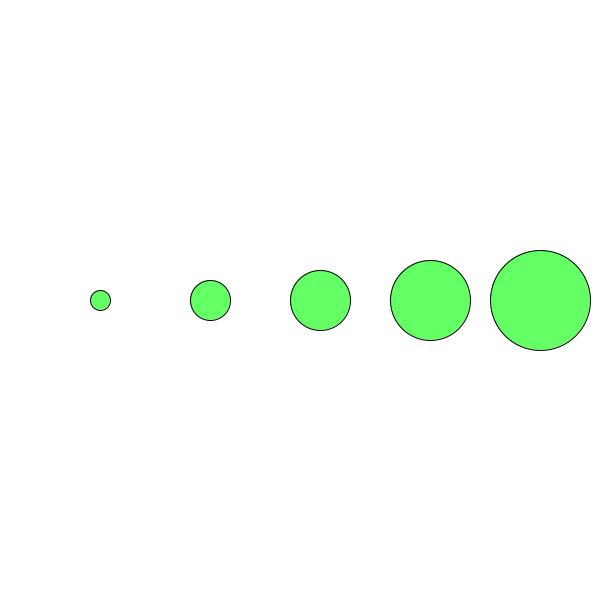
Frame 1 (no input)
Frame 60 (the mouse pressed at the canvas centre just before this capture): identical to frame 1, image omitted
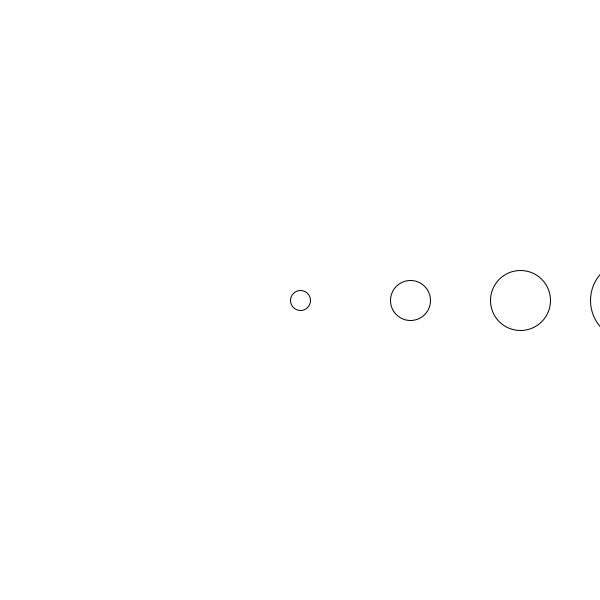
Frame 120 (the mouse held since frame 60 and released just before this capture)

The Processing sketch that drew these frames (run headless with seeded random() and noise(); from frame 60 on, the mouse is pressed at the canvas centre):

// Processing sketch: A_J_Loop_Circle
// ── A_J_Loop_Circle.pde
int r, g, b, x, y, circleDiameter, circle_count, space, bg_color;
Circle  circle;
color black, white, bg_col, cir_col;
boolean mMoved;

void setup() {
  
  //surface.setResizable(true);
  size(600, 600);
  space = 50;
  white = color(255, 255, 255);
  black = color(0, 0, 0);
  mouseX = width/6;
  mouseY = height/2;
  mMoved = false;
  bg_color = 0;
   bg_col = white;
  
  circle = new Circle();
  
 
  circleDiameter = 20;
  circle_count = 5;
  //frameRate(5);
}
void draw() {
   x = mouseX;
  y =mouseY;
  cir_col = color(x,y,x);
  background(bg_col);
  for (int i= 1; i <= circle_count; i++) {
   
      circle.drawCircle(x, y, circleDiameter * i, circleDiameter * i, cir_col);
    
    x += space+(circleDiameter/2)+space;
  
    //print("mouseX="+mouseX+", mouseY="+mouseY + ", circleDiamter= "+ circleDiameter + ", i= "+ i +":E");
  }  

}


void keyPressed(){

println("Name: Adefemi Kolawole, Date: 09/03/2019" + "bg_color = "  + bg_color);

}

void mouseClicked(){
switch(bg_color){
case 0 :
 bg_col = white;
  
 bg_color = 1;
 
 break;
 
 case 1 :
 bg_col = black;
 bg_color =0;
 
 break;
 default:
 bg_col = white;
//}
}
}

// ── Circle.pde
class Circle{
 int x;
 int y;
 int circleW;
 int circleH;
 color col;
 
 Circle(){
 }
 
 Circle(int x, int y, int circleW, int circleH, color col){
   this.x = x;
   this.y = y;
   this.circleW = circleW;
   this.circleH = circleH;
   this.col = col;
 }
 void drawCircle(int x, int y, int circleW, int circleH, color col){
   ellipseMode(CENTER);
   //stroke(1);
   fill(col);
  ellipse(x, y, circleW, circleH);
 }
 void moveCircle(){
   this.x +=mouseX;
   this.y += mouseY;
 }
}
